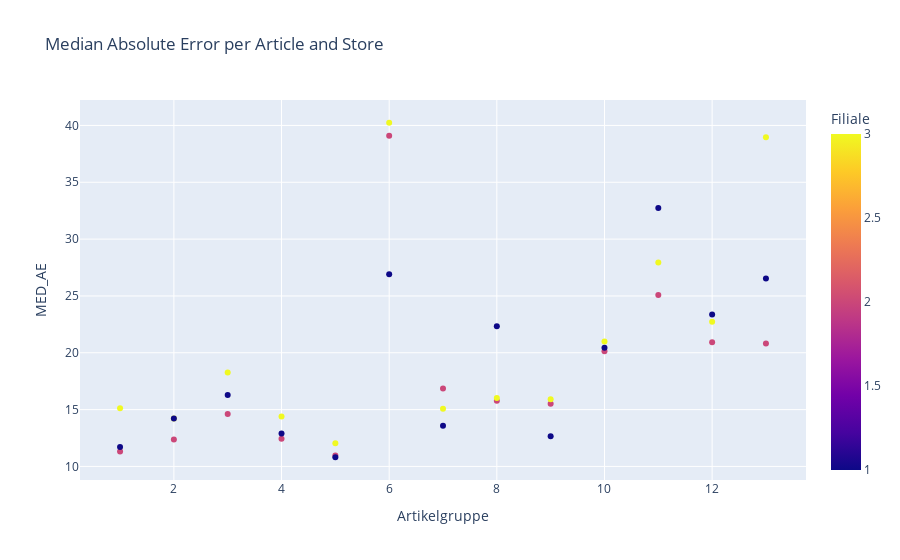

Write notebook code for a chart like this one.
### Code cell
sns.boxplot(x = 'Artikelgruppe', y = 'MED_AE', data=naive_model_performance,orient='v')
plt.title('Median Absolute Error per Article');

px.scatter(data_frame=naive_model_performance, x='Artikelgruppe', y= 'MED_AE',color='Filiale',title='Median Absolute Error per Article and Store' )

### Figure 1 — Plotly figure (JSON) as saved in the notebook; plotly's stock layout.template omitted (floating-point values rounded to 4 significant figures)
{"data": [{"hovertemplate": "Artikelgruppe=%{x}<br>MED_AE=%{y}<br>Filiale=%{marker.color}<extra></extra>", "legendgroup": "", "marker": {"color": [2, 2, 2, 2, 2, 2, 2, 2, 2, 2, 2, 2, 2, 3, 3, 3, 3, 3, 3, 3, 3, 3, 3, 3, 3, 3, 1, 1, 1, 1, 1, 1, 1, 1, 1, 1, 1, 1, 1], "coloraxis": "coloraxis", "symbol": "circle"}, "mode": "markers", "name": "", "orientation": "v", "showlegend": false, "type": "scatter", "x": [1, 2, 8, 5, 9, 11, 4, 12, 3, 7, 6, 13, 10, 1, 2, 8, 5, 9, 11, 4, 12, 3, 7, 6, 13, 10, 1, 2, 8, 5, 9, 11, 4, 12, 3, 7, 6, 13, 10], "xaxis": "x", "y": [11.32, 12.38, 15.78, 10.95, 15.52, 25.08, 12.43, 20.92, 14.61, 16.86, 39.09, 20.82, 20.13, 15.11, 14.22, 16.02, 12.03, 15.9, 27.94, 14.39, 22.72, 18.26, 15.07, 40.24, 38.96, 20.98, 11.72, 14.22, 22.32, 10.81, 12.65, 32.74, 12.91, 23.36, 16.29, 13.58, 26.92, 26.53, 20.43], "yaxis": "y"}], "layout": {"coloraxis": {"colorbar": {"title": {"text": "Filiale"}}, "colorscale": [[0, "#0d0887"], [0.1111, "#46039f"], [0.2222, "#7201a8"], [0.3333, "#9c179e"], [0.4444, "#bd3786"], [0.5556, "#d8576b"], [0.6667, "#ed7953"], [0.7778, "#fb9f3a"], [0.8889, "#fdca26"], [1, "#f0f921"]]}, "legend": {"tracegroupgap": 0}, "title": {"text": "Median Absolute Error per Article and Store"}, "xaxis": {"anchor": "y", "domain": [0, 1], "title": {"text": "Artikelgruppe"}}, "yaxis": {"anchor": "x", "domain": [0, 1], "title": {"text": "MED_AE"}}}}
